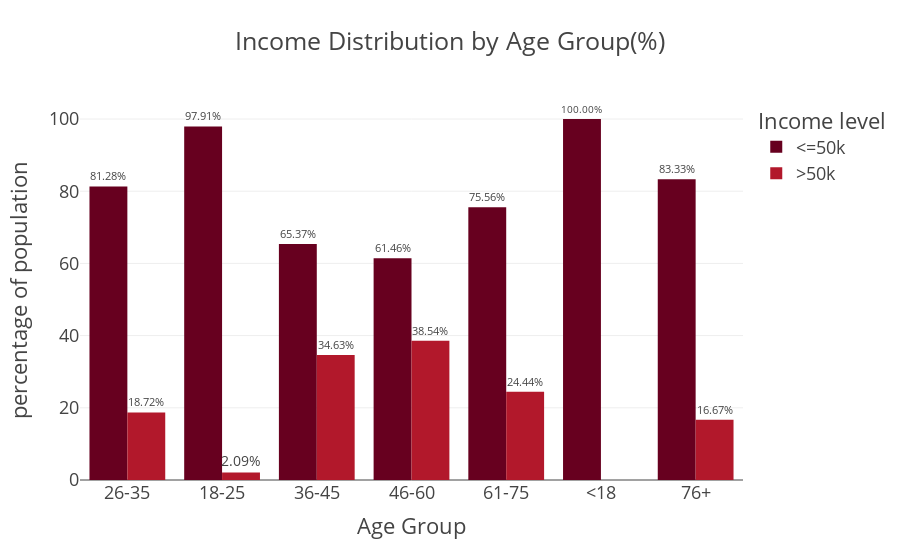

Notebook source saved alongside this figure:
### Code cell
fig = px.bar(
    adult_df_income_age,
    x = 'age_group',
    y = 'percentage',
    color = 'income',
    title='Income Distribution by Age Group(%)',
    barmode='group',
    height=500,
    color_discrete_sequence=px.colors.sequential.RdBu,
    text= "percentage"
)
fig.update_traces(texttemplate = '%{text:.2f}%', textposition = 'outside')
fig.update_layout(template = "presentation", xaxis_title="Age Group", yaxis_title = "percentage of population", legend_title = dict(text = 'Income level'), paper_bgcolor = "rgba(0,0,0,0)", plot_bgcolor ="rgba(0,0,0,0)" )
fig.show()
fig.write_image(os.path.join(results_dir, 'Income_distribution_by_agegroup_bar_plot.jpg'))
fig.write_image(os.path.join(results_dir, 'Income_distribution_by_agegroup_bar_plot.png'))
fig.write_html(os.path.join(results_dir, 'Income_distribution_by_agegroup_bar_plot.html'))

### Figure 1 — Plotly figure (JSON) as saved in the notebook; plotly's stock layout.template omitted (floating-point values rounded to 4 significant figures)
{"data": [{"alignmentgroup": "True", "hovertemplate": "income=<=50k<br>age_group=%{x}<br>percentage=%{text}<extra></extra>", "legendgroup": "<=50k", "marker": {"color": "rgb(103,0,31)", "pattern": {"shape": ""}}, "name": "<=50k", "offsetgroup": "<=50k", "orientation": "v", "showlegend": true, "text": [81.28, 97.91, 65.37, 61.46, 75.56, 100.0, 83.33], "textposition": "outside", "texttemplate": "%{text:.2f}%", "type": "bar", "x": ["26-35", "18-25", "36-45", "46-60", "61-75", "<18", "76+"], "xaxis": "x", "y": [81.28, 97.91, 65.37, 61.46, 75.56, 100.0, 83.33], "yaxis": "y"}, {"alignmentgroup": "True", "hovertemplate": "income=>50k<br>age_group=%{x}<br>percentage=%{text}<extra></extra>", "legendgroup": ">50k", "marker": {"color": "rgb(178,24,43)", "pattern": {"shape": ""}}, "name": ">50k", "offsetgroup": ">50k", "orientation": "v", "showlegend": true, "text": [38.54, 34.63, 18.72, 24.44, 2.093, 16.67], "textposition": "outside", "texttemplate": "%{text:.2f}%", "type": "bar", "x": ["46-60", "36-45", "26-35", "61-75", "18-25", "76+"], "xaxis": "x", "y": [38.54, 34.63, 18.72, 24.44, 2.093, 16.67], "yaxis": "y"}], "layout": {"autosize": true, "barmode": "group", "legend": {"title": {"text": "Income level"}, "tracegroupgap": 0}, "paper_bgcolor": "rgba(0, 0, 0, 0)", "plot_bgcolor": "rgba(0, 0, 0, 0)", "title": {"text": "Income Distribution by Age Group(%)"}, "xaxis": {"anchor": "y", "autorange": true, "domain": [0, 1], "range": [-0.5, 6.5], "title": {"text": "Age Group"}, "type": "category"}, "yaxis": {"anchor": "x", "autorange": true, "domain": [0, 1], "range": [0, 6.316], "title": {"text": "percentage of population"}}}}
